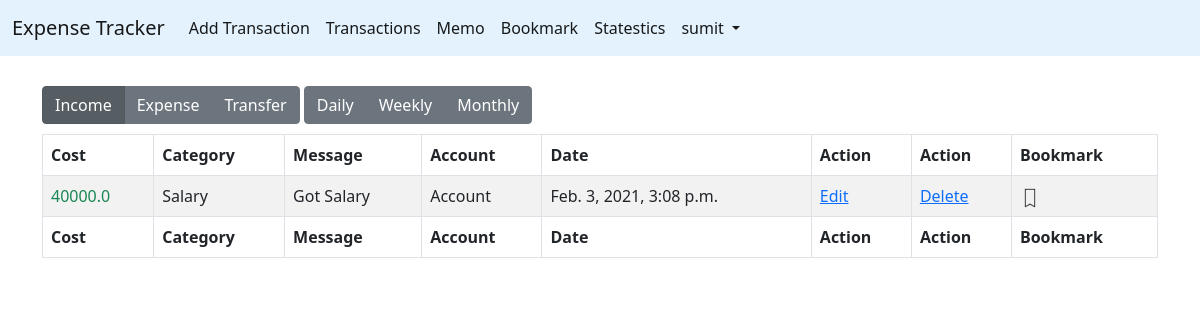
The app's page / (signed in) with its own data.
### app/models.py (models this page shows)
class Income(models.Model):
    CATEGORY = (
        ('Allowance', 'Allowance'),
        ('Salary', 'Salary'),
        ('Self-development', 'Self-development'),
        ('Petty cash', 'Petty cash'),
        ('Bonus', 'Bonus'),
        ('Account', 'Account'),
        ('Other', 'Other'),
    )
    TYPE = (
        ('Cash', 'Cash'),
        ('Account', 'Account'),
        ('Card', 'Card'),
    )
    cost = models.FloatField(blank=True)
    account = models.CharField(max_length=100, choices=TYPE)
    category = models.CharField(max_length=100, choices=CATEGORY)
    date = models.DateTimeField(auto_now_add=True)
    message = models.CharField(max_length=100)
    bookmark = models.BooleanField(default=False)
    user = models.ForeignKey(User, on_delete=models.CASCADE)

### app/views.py (the view)
# urls.py: path('', login_required(IncomeList.as_view()), name='income-list'),
class IncomeList(ListView):
    queryset = Income.objects.order_by('-date')
    context_object_name = 'income_list'
    template_name = 'app/list.html'
    def get_queryset(self):
        queryset = super().get_queryset().filter(user=self.request.user)
        return queryset

### app/templates/app/list.html (shortened to what this page needs)
{% extends "app/base.html" %} {% load static %}
{% block body %}
<div style="margin: 30px;">
    <div class="btn-group" role="group" aria-label="Basic example" style="margin-bottom: 10px;">
        <a type="button" class="btn btn-secondary active " href="{% url 'income-list' %}">Income</a>
        <a type="button" class="btn btn-secondary" href="{% url 'expense-list' %}">Expense</a>
        <a type="button" class=" btn btn-secondary" href="{% url 'transfer-list' %}">Transfer</a>
    </div>
    <div class="btn-group" role="group" aria-label="Basic example" style="margin-bottom: 10px;">
        <a type="button" class="btn btn-secondary  " href="{% url 'trans_daily' %}">Daily</a>
        <a type="button" class="btn btn-secondary" href="{% url 'trans_weekly' %}">Weekly</a>
        <a type="button" class=" btn btn-secondary " href="{% url 'trans_monthly' %}">Monthly</a>
    </div>
    <table id="example" class="table table-striped table-bordered nowrap" style="width:100%">
        <thead>
            <tr>
                <th>Cost</th>
                <th>Category</th>
                <th>Message</th>
                <th>Account</th>
                <th>Date</th>
                <th>Action</th>
                <th>Action</th>
                <th>Bookmark</th>
            </tr>
        </thead>
        <tbody>
            {% for income in income_list %}
            <tr>
                <td class="text-success">{{income.cost}}</td>
                <td>{{income.category}}</td>
                <td>{{income.message}}</td>
                <td>{{income.account}}</td>
                <td>{{income.date}}</td>
                <td>
                    <a  href="{% url 'income-update' pk=income.id %}">Edit</a>
                </td>
                <td>
                    <a  href="{% url 'income-delete' pk=income.id %}">Delete</a>
                </td>
                <td>
                    {% if income.bookmark %}
                    <a href="{% url 'bookmarki' id=income.id %}">
                        <img style="height: 20px;width: 20px;" src="{% static 'app/book.png' %}" alt="">
                    </a>
                    {% else %}
                    <a href="{% url 'bookmarki' id=income.id %}">
                        <img style="height: 20px;width: 20px;" src="{% static 'app/unbook.png' %}" alt="">
                    </a>
                    {% endif %}
                </td>
            </tr>
            {% endfor %}
        </tbody>
        <tfoot>
            <tr>
                <th>Cost</th>
                <th>Category</th>
                <th>Message</th>
                <th>Account</th>
                <th>Date</th>
                <th>Action</th>
                <th>Action</th>
                <th>Bookmark</th>
            </tr>
        </tfoot>
    </table>
</div>
{% endblock %}

### app/templates/app/base.html (shortened to what this page needs)
<!DOCTYPE html>
<html>
<head>
  <link href="https://cdn.jsdelivr.net/npm/bootstrap@5.0.0-beta1/dist/css/bootstrap.min.css" rel="stylesheet"
>
  <link rel="stylesheet" type="text/css" href="https://cdn.datatables.net/1.10.21/css/jquery.dataTables.css">
</head>
<body>
  <nav class="navbar navbar-expand-lg navbar-light " style="background-color: #e3f2fd;">
    <div class="container-fluid">
      <a class="navbar-brand" href="/">Expense Tracker</a>
      {% if user.is_authenticated %}
      <div class="collapse navbar-collapse" id="navbarNavDropdown">
        <ul class="navbar-nav">
          <li class="nav-item">
            <a class="nav-link active" href=" {% url 'income-add' %}">Add Transaction</a>
          </li>
          <li class="nav-item">
            <a class="nav-link active" href="{% url 'income-list' %} ">Transactions</a>
          </li>
          <li class="nav-item">
            <a class="nav-link active" href=" {% url 'memo' %} ">Memo</a>
          </li>
          <li class="nav-item">
            <a class="nav-link active" href=" {% url 'bookmark' %}  ">Bookmark</a>
          </li>
          <li class="nav-item">
            <a class="nav-link active" href=" {% url 'stats' %}  ">Statestics</a>
          </li>
          <li class="nav-item dropdown">
            <a class="nav-link dropdown-toggle active" href="#" id="navbarDropdownMenuLink" role="button"
              data-bs-toggle="dropdown" aria-expanded="false">
              {{request.user}}
            </a>
          </li>
        </ul>
      </div>
      {% endif %}
    </div>
  </nav>
  <div class="container-fluid">
    {% block body %}
    {% endblock %}
  </div>
  <link rel="stylesheet" type="text/css"
    href="https://cdn.datatables.net/v/dt/jszip-2.5.0/dt-1.10.20/af-2.3.4/b-1.6.1/b-colvis-1.6.1/b-flash-1.6.1/b-html5-1.6.1/b-print-1.6.1/cr-1.5.2/fc-3.3.0/fh-3.1.6/kt-2.5.1/r-2.2.3/rg-1.1.1/rr-1.2.6/sc-2.0.1/sl-1.3.1/datatables.min.css" />
</body>
</html>

### app/templates/app/base.html (style rules this page uses)
body { font-size: medium; }

### records on screen
Income: cost "40000.0", category "Salary", message "Got Salary", account "Account", date "Feb. 3, 2021, 3:08 p.m.", bookmark False (drawn)

### other values on screen
{{ request.user }} "sumit"
